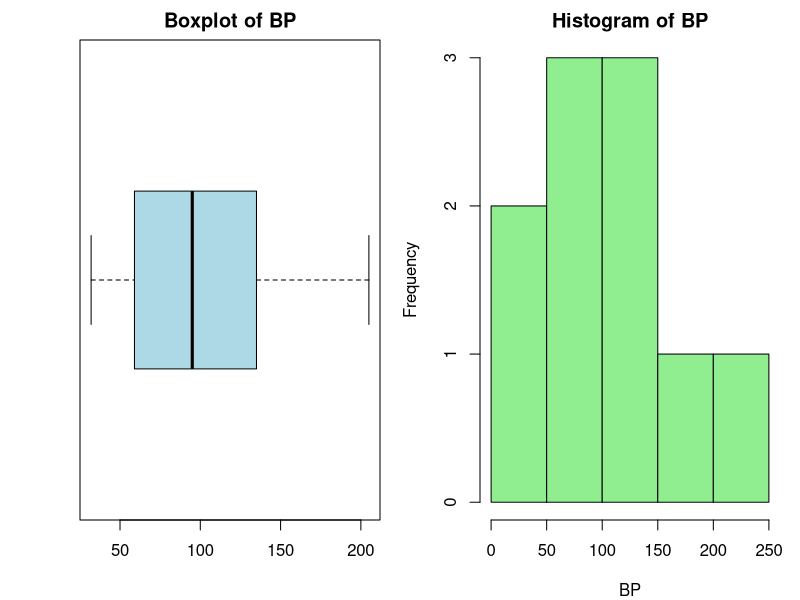

Source code (R):
# sample data organized into vectors
Freq <- c(0.6, 0.3, 0.4, 0.4, 0.2, 0.6, 0.3, 0.4, 0.9, 0.2)
BP <- c(103, 87, 32, 42, 59, 109, 78, 205, 135, 176)
First <- c(1, 1, 1, 1, 0, 0, 0, 0, NA, 1)
Second <- c(0, 0, 1, 1, 0, 0, 1, 1, 1, 1)
FinalDecision <- c(0, 1, 0, 1, 0, 1, 0, 1, 1, 1)


# Reset graphics
dev.off()  

# Define layout
layout(matrix(c(1,2), nrow=1, ncol=2))  

# Reduce margins
par(mar = c(4, 4, 2, 1))  

boxplot(BP, main = "Boxplot of BP", col = "lightblue", horizontal = TRUE)
hist(BP, main = "Histogram of BP", col = "lightgreen", border = "black", breaks = 5)

# Reset layout
layout(1)  


